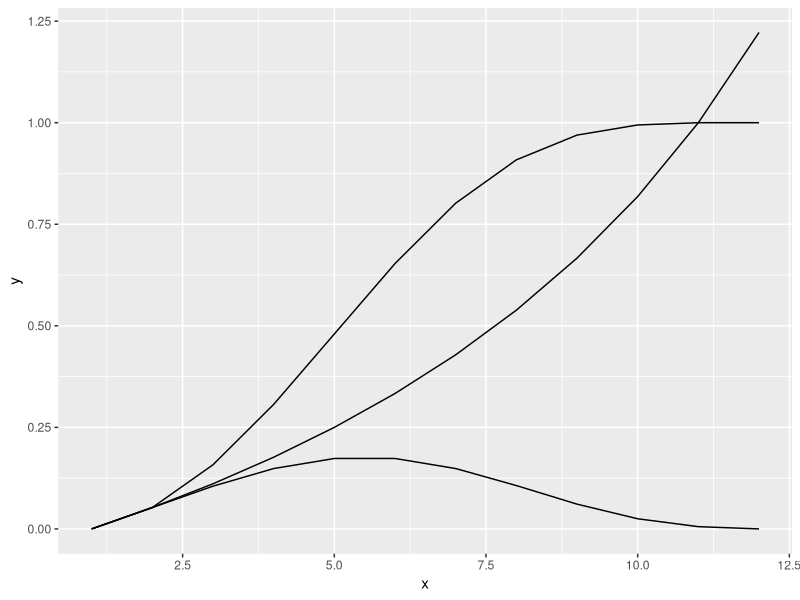

Source code (R):
library(ggplot2)

df <- data.frame(0,0,0,0)
colnames(df) <- c("x","y","z","a")

func <- function (x, N) {
  indep <- ((x-1)/(2*N-(x-1)))
  return(indep)
}

funcz <- function (x, N) {
  indep <- ((x-1)/(2*N-(x-1)))
  return(indep * (1-(sum(df[1:(x-1),"z"]))))
}

for (x in 1:12) {
  df[x,"x"] <- x
  df[x,"y"] <- func(x,10) # indep simple calc
  df[x,"z"] <- funcz(x,10) # fits our sim
  df[x,"a"] <- sum(df[1:x,"z"]) # cum. of sim fitting model
}

ggplot() +
  geom_line(data=df, aes(x=x,y=y)) +
  geom_line(data=df, aes(x=x,y=z)) +
  geom_line(data=df, aes(x=x,y=a))
